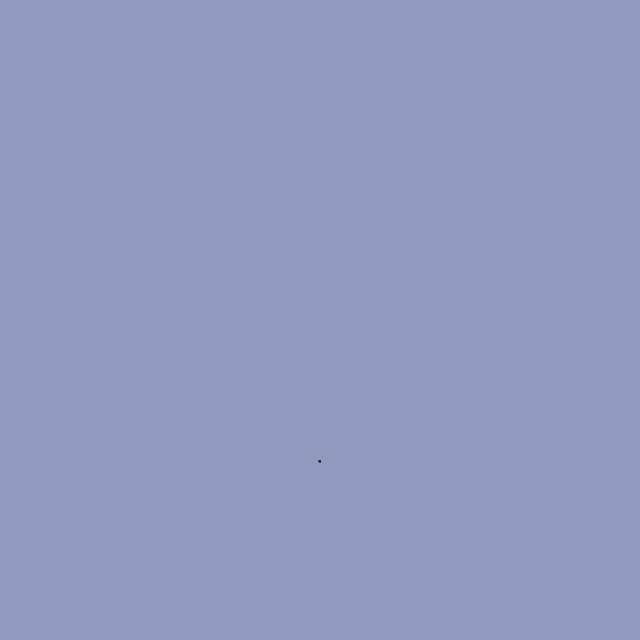
Frame 1 (no input)
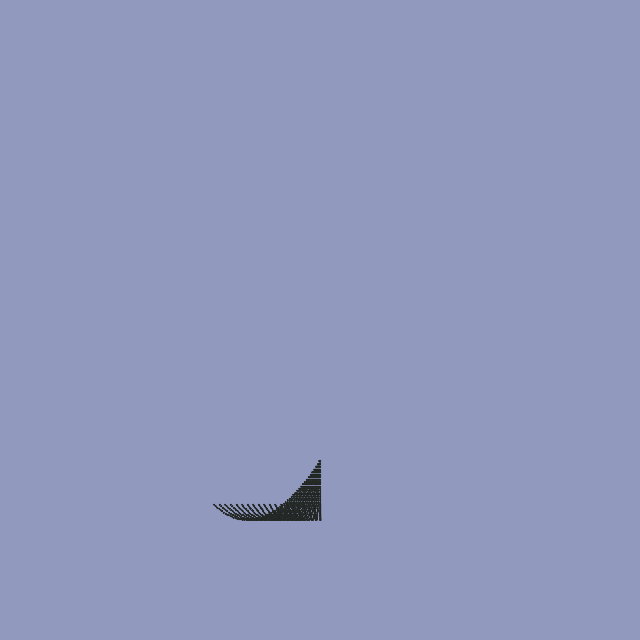
Frame 60 (the mouse pressed at the canvas centre just before this capture)
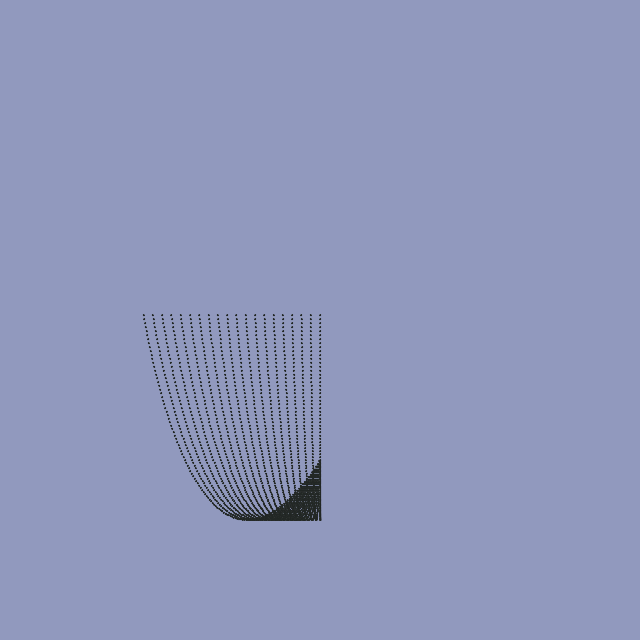
Frame 120 (the mouse held since frame 60 and released just before this capture)

The Processing sketch that drew these frames (run headless with seeded random() and noise(); from frame 60 on, the mouse is pressed at the canvas centre):

// Processing sketch: build
// ── build.pde
float theta = PI/2;
float phi = PI/4;

float b = 200;

float theta_vel = 0.01;
float phi_vel = 0.02;

void setup() {
	size(640,640);
	background(#9199be);
}

void draw() {
	stroke(#212624);

	translate(width/2, height/2); // move to center of the window!

	for (int a = 0; a < 200; a+=10) {
		float x = a*cos(theta);
		float y = b*sin(phi);
		ellipse(x, y, 1, 1);
	};

	theta += theta_vel;
	phi += phi_vel;

	}
